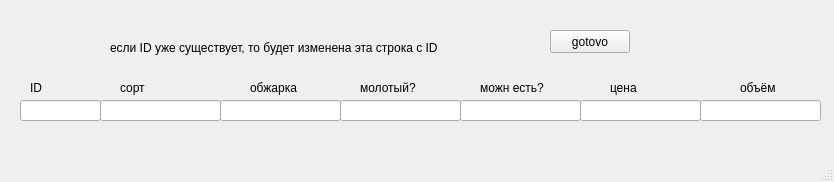
<?xml version="1.0" encoding="UTF-8"?>
<ui version="4.0">
 <class>MainWindow</class>
 <widget class="QMainWindow" name="MainWindow">
  <property name="geometry">
   <rect>
    <x>0</x>
    <y>0</y>
    <width>834</width>
    <height>182</height>
   </rect>
  </property>
  <property name="windowTitle">
   <string>MainWindow</string>
  </property>
  <widget class="QWidget" name="centralwidget">
   <widget class="QLineEdit" name="id_">
    <property name="geometry">
     <rect>
      <x>20</x>
      <y>100</y>
      <width>81</width>
      <height>21</height>
     </rect>
    </property>
   </widget>
   <widget class="QLineEdit" name="sort_">
    <property name="geometry">
     <rect>
      <x>100</x>
      <y>100</y>
      <width>121</width>
      <height>21</height>
     </rect>
    </property>
   </widget>
   <widget class="QLineEdit" name="jarka_">
    <property name="geometry">
     <rect>
      <x>220</x>
      <y>100</y>
      <width>121</width>
      <height>21</height>
     </rect>
    </property>
   </widget>
   <widget class="QLineEdit" name="molotov_">
    <property name="geometry">
     <rect>
      <x>340</x>
      <y>100</y>
      <width>121</width>
      <height>21</height>
     </rect>
    </property>
   </widget>
   <widget class="QLineEdit" name="eat_">
    <property name="geometry">
     <rect>
      <x>460</x>
      <y>100</y>
      <width>121</width>
      <height>21</height>
     </rect>
    </property>
   </widget>
   <widget class="QLineEdit" name="price_">
    <property name="geometry">
     <rect>
      <x>580</x>
      <y>100</y>
      <width>121</width>
      <height>21</height>
     </rect>
    </property>
   </widget>
   <widget class="QLineEdit" name="value_">
    <property name="geometry">
     <rect>
      <x>700</x>
      <y>100</y>
      <width>121</width>
      <height>21</height>
     </rect>
    </property>
   </widget>
   <widget class="QLabel" name="label">
    <property name="geometry">
     <rect>
      <x>30</x>
      <y>80</y>
      <width>56</width>
      <height>15</height>
     </rect>
    </property>
    <property name="text">
     <string>ID</string>
    </property>
   </widget>
   <widget class="QLabel" name="label_2">
    <property name="geometry">
     <rect>
      <x>120</x>
      <y>80</y>
      <width>56</width>
      <height>15</height>
     </rect>
    </property>
    <property name="text">
     <string>сорт</string>
    </property>
   </widget>
   <widget class="QLabel" name="label_3">
    <property name="geometry">
     <rect>
      <x>250</x>
      <y>80</y>
      <width>56</width>
      <height>15</height>
     </rect>
    </property>
    <property name="text">
     <string>обжарка</string>
    </property>
   </widget>
   <widget class="QLabel" name="label_4">
    <property name="geometry">
     <rect>
      <x>360</x>
      <y>80</y>
      <width>81</width>
      <height>16</height>
     </rect>
    </property>
    <property name="text">
     <string>молотый?</string>
    </property>
   </widget>
   <widget class="QLabel" name="label_5">
    <property name="geometry">
     <rect>
      <x>480</x>
      <y>80</y>
      <width>91</width>
      <height>16</height>
     </rect>
    </property>
    <property name="text">
     <string>можн есть?</string>
    </property>
   </widget>
   <widget class="QLabel" name="label_6">
    <property name="geometry">
     <rect>
      <x>610</x>
      <y>80</y>
      <width>56</width>
      <height>15</height>
     </rect>
    </property>
    <property name="text">
     <string>цена</string>
    </property>
   </widget>
   <widget class="QLabel" name="label_7">
    <property name="geometry">
     <rect>
      <x>740</x>
      <y>80</y>
      <width>56</width>
      <height>15</height>
     </rect>
    </property>
    <property name="text">
     <string>объём</string>
    </property>
   </widget>
   <widget class="QLabel" name="label_8">
    <property name="geometry">
     <rect>
      <x>110</x>
      <y>40</y>
      <width>381</width>
      <height>16</height>
     </rect>
    </property>
    <property name="text">
     <string>если ID уже существует, то будет изменена эта строка с ID</string>
    </property>
   </widget>
   <widget class="QPushButton" name="go">
    <property name="geometry">
     <rect>
      <x>550</x>
      <y>30</y>
      <width>80</width>
      <height>23</height>
     </rect>
    </property>
    <property name="text">
     <string>gotovo</string>
    </property>
   </widget>
  </widget>
  <widget class="QMenuBar" name="menubar">
   <property name="geometry">
    <rect>
     <x>0</x>
     <y>0</y>
     <width>834</width>
     <height>20</height>
    </rect>
   </property>
  </widget>
  <widget class="QStatusBar" name="statusbar"/>
 </widget>
 <resources/>
 <connections/>
</ui>
